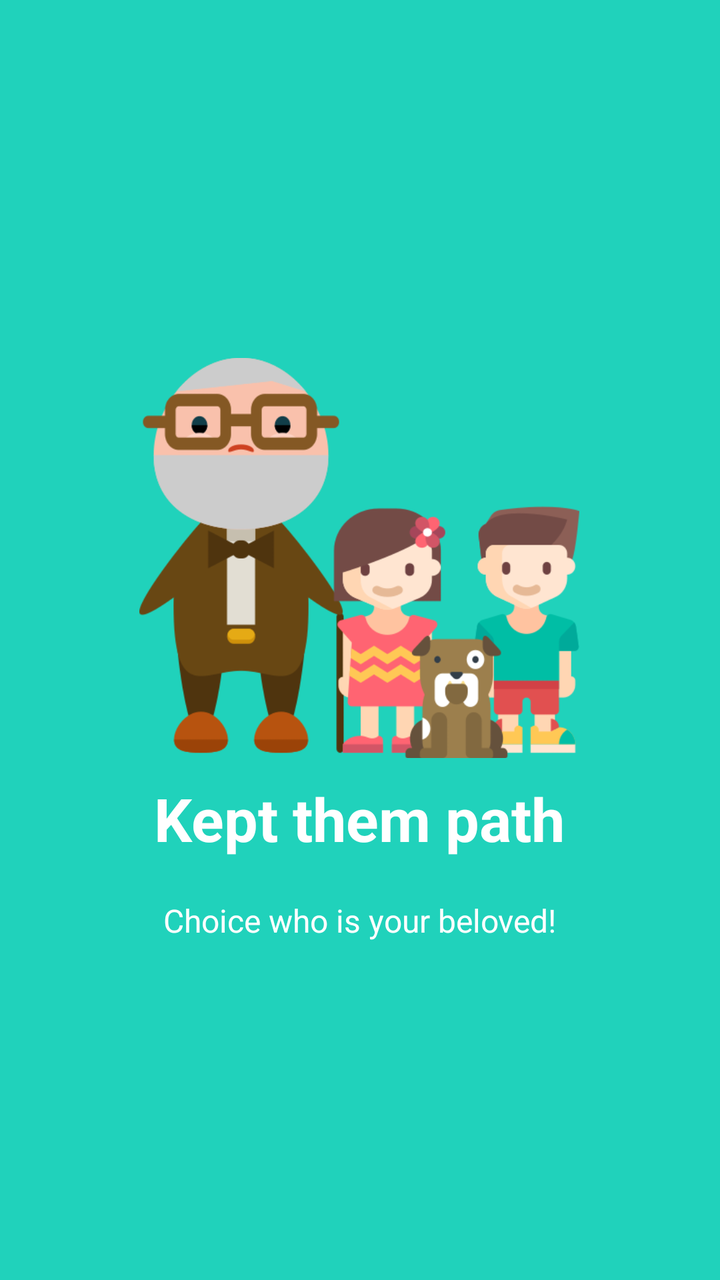
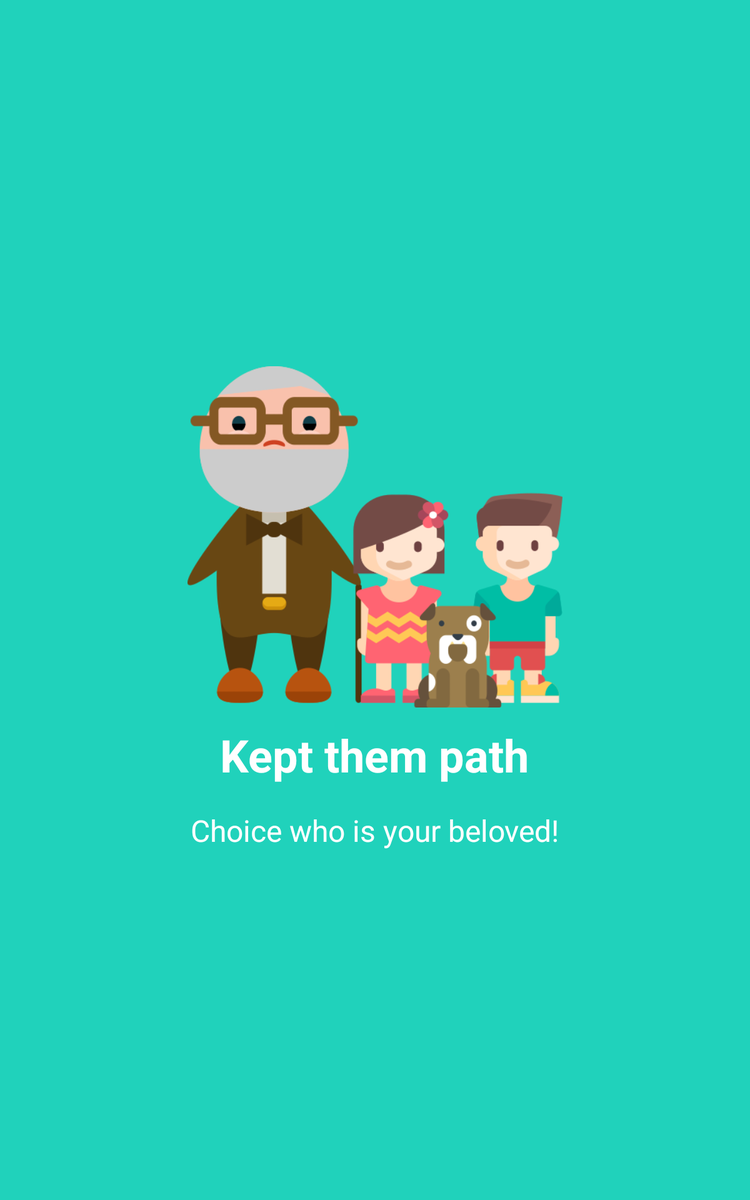

The same Android screen from two of the app's own layout files: first res/layout/ as a phone draws it, then the author's variant for another configuration, drawn on a device whose configuration selects that folder. Both files follow.
<!-- AndroidManifest.xml: application theme AppTheme -->
<!-- res/layout/beloved_welcome_slide.xml -->
<?xml version="1.0" encoding="utf-8"?>
<LinearLayout xmlns:android="http://schemas.android.com/apk/res/android"
              android:orientation="vertical"
              android:layout_width="match_parent"
              android:layout_height="match_parent"
              android:gravity="center"
              android:background="@color/bg_screen2">
    <LinearLayout
        android:layout_width="wrap_content"
        android:layout_height="wrap_content"
        android:layout_centerInParent="true"
        android:gravity="center_horizontal"
        android:orientation="vertical">

        <ImageView
            android:layout_width="@dimen/img_width_height"
            android:layout_height="@dimen/img_width_height"
            android:src="@drawable/belovers" />

        <TextView
            android:layout_width="wrap_content"
            android:layout_height="wrap_content"
            android:text="@string/slide_2_title"
            android:textColor="@android:color/white"
            android:textSize="@dimen/slide_title"
            android:textStyle="bold" />

        <TextView
            android:layout_width="wrap_content"
            android:layout_height="wrap_content"
            android:layout_marginTop="20dp"
            android:paddingLeft="@dimen/desc_padding"
            android:paddingRight="@dimen/desc_padding"
            android:text="@string/slide_2_desc"
            android:textAlignment="center"
            android:textColor="@android:color/white"
            android:textSize="@dimen/slide_desc" />

    </LinearLayout>

</LinearLayout>
<!-- resources referenced by this layout -->
<resources>
  <color name="bg_screen2">#20d2bb</color>
  <dimen name="desc_padding">40dp</dimen>
  <dimen name="img_width_height">220dp</dimen>
  <dimen name="slide_desc">16dp</dimen>
  <dimen name="slide_title">30dp</dimen>
  <!-- drawable belovers: png bitmap (drawable, 43650 bytes) -->
  <string name="slide_2_desc">Choice who is your beloved!</string>
  <string name="slide_2_title">Kept them path</string>
  <style name="AppTheme" parent="Theme.AppCompat.Light.NoActionBar">
          
          <item name="colorPrimary">@color/colorPrimary</item>
          <item name="colorPrimaryDark">@color/colorPrimaryDark</item>
          <item name="colorAccent">@color/colorAccent</item>
          <item name="windowActionBar">false</item>
          <item name="windowNoTitle">true</item>
      </style>
  <color name="colorPrimary">#00BCD4</color>
  <color name="colorPrimaryDark">#0097A7</color>
  <color name="colorAccent">#FF5252</color>
</resources>
<!-- res/layout-large/beloved_welcome_slide.xml (the author's variant of the layout above) -->
<!-- drawn on a 7-inch tablet held upright -->
<?xml version="1.0" encoding="utf-8"?>
<LinearLayout xmlns:android="http://schemas.android.com/apk/res/android"
              android:layout_width="fill_parent"
              android:layout_height="fill_parent"
              android:background="@color/bg_screen2"
              android:gravity="center"
              android:orientation="vertical">

    <ImageView
        android:layout_width="300dp"
        android:layout_height="300dp"
        android:src="@drawable/belovers"/>

    <TextView
        android:layout_width="wrap_content"
        android:layout_height="wrap_content"
        android:text="@string/slide_2_title"
        android:textColor="@android:color/white"
        android:textSize="36sp"
        android:textStyle="bold"/>

    <TextView
        android:layout_width="wrap_content"
        android:layout_height="wrap_content"
        android:layout_marginTop="20dp"
        android:paddingLeft="@dimen/desc_padding"
        android:paddingRight="@dimen/desc_padding"
        android:text="@string/slide_2_desc"
        android:textAlignment="center"
        android:textColor="@android:color/white"
        android:textSize="24sp"/>

</LinearLayout>
<!-- resources referenced by the variant -->
<!-- as a 7-inch tablet held upright resolves them -->
<resources>
  <color name="bg_screen2">#20d2bb</color>
  <dimen name="desc_padding">40dp</dimen>
  <!-- drawable belovers: png bitmap (drawable, 43650 bytes) -->
  <string name="slide_2_desc">Choice who is your beloved!</string>
  <string name="slide_2_title">Kept them path</string>
  <style name="AppTheme" parent="Theme.AppCompat.Light.NoActionBar">
          
          <item name="colorPrimary">@color/colorPrimary</item>
          <item name="colorPrimaryDark">@color/colorPrimaryDark</item>
          <item name="colorAccent">@color/colorAccent</item>
          <item name="windowActionBar">false</item>
          <item name="windowNoTitle">true</item>
      </style>
  <color name="colorPrimary">#00BCD4</color>
  <color name="colorPrimaryDark">#0097A7</color>
  <color name="colorAccent">#FF5252</color>
</resources>
